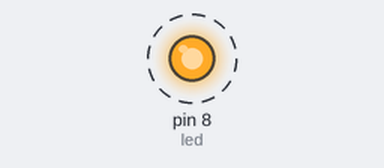
The sketch below on a simulated Arduino Uno, built with avr-gcc and run on an emulated ATmega328P. Shown: output pins drawn as LEDs (lit = HIGH). Dashed ring = blinking.

Above: at 0.2 s.
Timing chart, 0 to 3.0 s (numbered marks = the images above):
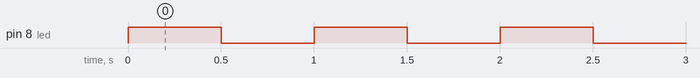

The sketch:

1A.ino
```cpp
//using pin mode,digitalWrite() and delay function()
//Sketch uses 924 bytes (3%) of program storage space. Maximum is 30720 bytes.
//Global variables use 9 bytes (0%) of dynamic memory, leaving 2039 bytes for local variables. Maximum is 2048 bytes.

const byte led = 8;
void setup() {
  // put your setup code here, to run once:
  pinMode(led, OUTPUT);


}

void loop() {
  // put your main code here, to run repeatedly:
  digitalWrite(led, !digitalRead(led));
  delay(500);

}
```

Measured:
- by itself, pin 8 (led): alternates HIGH for 0.50 s and LOW for 0.50 s
